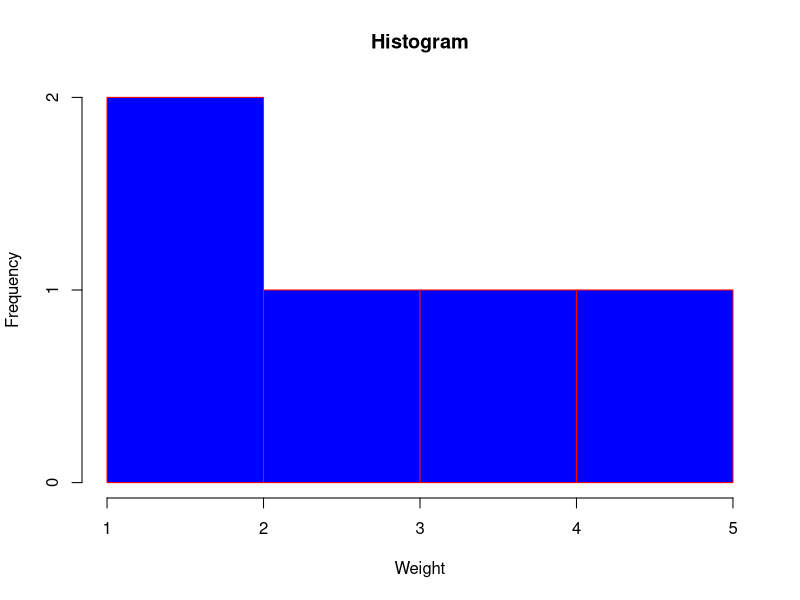

R code for this plot:
#Histrogram
a = c(1,2,3,4,5)
png(file = "histogram.png")
hist(a,main = "Histogram",xlab='Weight',ylab = "Frequency",
     col = "blue", border="red")
dev.off()